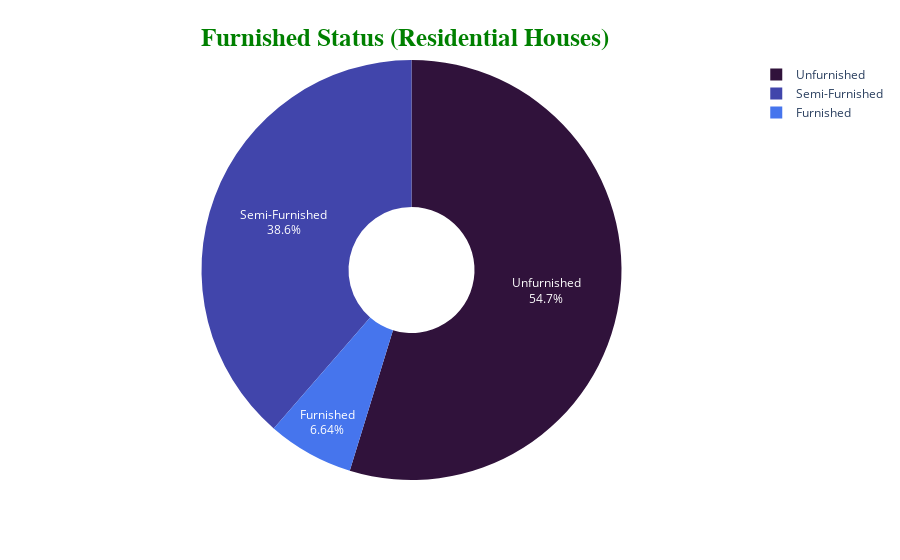

This figure's notebook cell:
### Code cell
furnished = df1['furnish_status'].value_counts()
furnished = dict(furnished)

fig = px.pie(values=list(furnished.values()), names=list(furnished.keys()), hole=0.3,
            color_discrete_sequence=px.colors.sequential.Turbo)
fig.update_traces(textposition='inside', textinfo='percent+label')

fig.update_layout(title_text="<b>Furnished Status (Residential Houses)</b>",
                 title_font_size=25,
                 title_font_color='green',
                 title_font_family='Titillium Web',
                 title_x=0.45,
                 title_y=0.95,
                 title_xanchor='center',
                 title_yanchor='top'
                 )

### Figure 1 — Plotly figure (JSON) as saved in the notebook; plotly's stock layout.template omitted (floating-point values rounded to 4 significant figures)
{"data": [{"domain": {"x": [0, 1], "y": [0, 1]}, "hole": 0.3, "hovertemplate": "label=%{label}<br>value=%{value}<extra></extra>", "labels": ["Unfurnished", "Semi-Furnished", "Furnished"], "legendgroup": "", "name": "", "showlegend": true, "textinfo": "percent+label", "textposition": "inside", "type": "pie", "values": [882, 622, 107]}], "layout": {"legend": {"tracegroupgap": 0}, "margin": {"t": 60}, "piecolorway": ["#30123b", "#4145ab", "#4675ed", "#39a2fc", "#1bcfd4", "#24eca6", "#61fc6c", "#a4fc3b", "#d1e834", "#f3c63a", "#fe9b2d", "#f36315", "#d93806", "#b11901", "#7a0402"], "title": {"font": {"color": "green", "family": "Titillium Web", "size": 25}, "text": "<b>Furnished Status (Residential Houses)</b>", "x": 0.45, "xanchor": "center", "y": 0.95, "yanchor": "top"}}}
